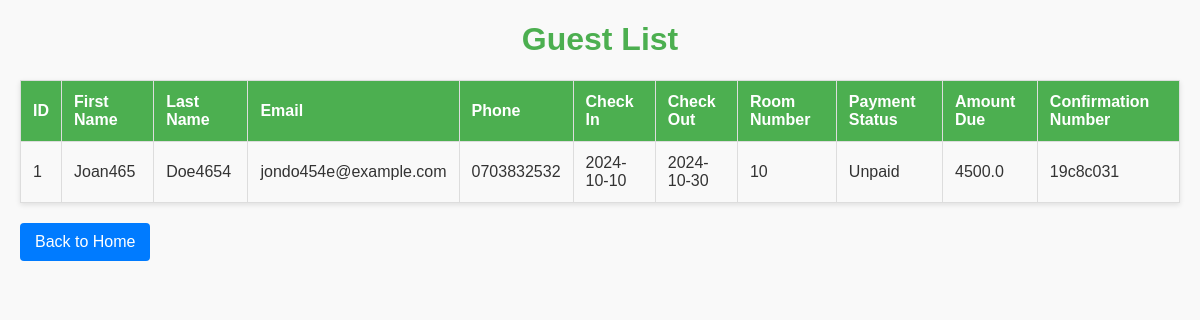
Page /guests on the earlier database version.
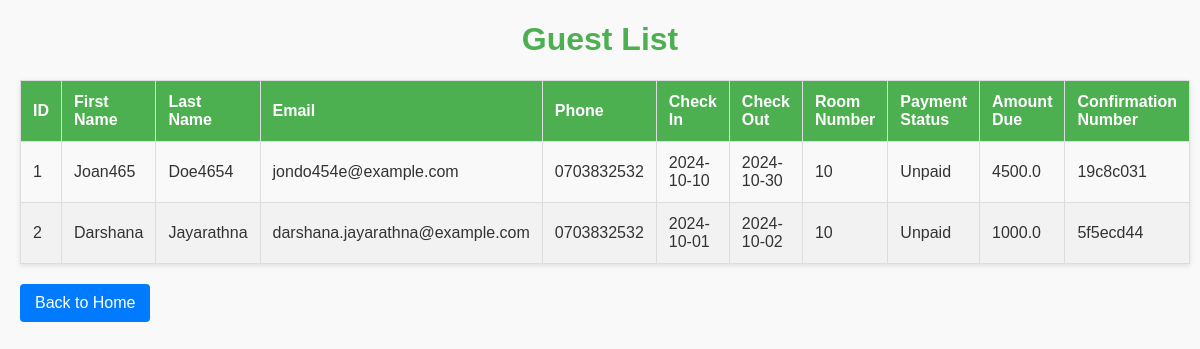
Same page on the later database version.
### app/models.py (models this page shows, shortened)
class Guest(db.Model):
    id = db.Column(db.Integer, primary_key=True)
    first_name = db.Column(db.String(50), nullable=False)
    last_name = db.Column(db.String(50), nullable=False)
    email = db.Column(db.String(120), nullable=False, unique=True)
    phone = db.Column(db.String(20), nullable=False)
    check_in = db.Column(db.Date, nullable=False)
    check_out = db.Column(db.Date, nullable=False)
    room_number = db.Column(db.String(10), nullable=False)  # Column for room number
    payment_status = db.Column(db.String(10), nullable=False, default="Unpaid")  # Payment status
    amount_due = db.Column(db.Float, nullable=False)  # Amount due
    confirmation_number = db.Column(db.String(20), nullable=False, unique=True)  # Unique confirmation number

### app/routes.py (the view)
    @app.route('/guests', methods=['GET'])
    def get_guests():
        guests = Guest.query.all()  # Query all guests from the database
        return render_template('guest_table.html', guests=guests)

### app/templates/guest_table.html (shortened to what this page needs)
<!DOCTYPE html>
<html lang="en">
<head>
    <link rel="stylesheet" href="{{ url_for('static', filename='guest_styles.css') }}">
</head>
<body>
    <h1>Guest List</h1>
    <table>
        <thead>
            <tr>
                <th>ID</th>
                <th>First Name</th>
                <th>Last Name</th>
                <th>Email</th>
                <th>Phone</th>
                <th>Check In</th>
                <th>Check Out</th>
                <th>Room Number</th>
                <th>Payment Status</th>
                <th>Amount Due</th>
                <th>Confirmation Number</th>
            </tr>
        </thead>
        <tbody>
            {% for guest in guests %}
            <tr>
                <td>{{ guest.id }}</td>
                <td>{{ guest.first_name }}</td>
                <td>{{ guest.last_name }}</td>
                <td>{{ guest.email }}</td>
                <td>{{ guest.phone }}</td>
                <td>{{ guest.check_in }}</td>
                <td>{{ guest.check_out }}</td>
                <td>{{ guest.room_number }}</td>
                <td>{{ guest.payment_status }}</td>
                <td>{{ guest.amount_due }}</td>
                <td>{{ guest.confirmation_number }}</td>
            </tr>
            {% endfor %}
        </tbody>
    </table>
    <a href="{{ url_for('index') }}">Back to Home</a>
</body>
</html>

### app/static/guest_styles.css (style rules this page uses)
body { font-family: Arial, sans-serif; background-color: #f9f9f9; color: #333; margin: 20px; }
h1 { text-align: center; color: #4CAF50; }
table { width: 100%; border-collapse: collapse; margin-top: 20px; box-shadow: 0 2px 5px rgba(0, 0, 0, 0.1); }
th, td { padding: 12px; text-align: left; border: 1px solid #ddd; }
thead { background-color: #4CAF50; color: white; }
tbody tr:nth-child(even) { background-color: #f2f2f2; }
a { display: inline-block; margin-top: 20px; padding: 10px 15px; background-color: #007bff; color: white; text-decoration: none; border-radius: 4px; text-align: center; }

Differences in the rows shown:
added Guest: id "2", first_name "Darshana", last_name "Jayarathna", email "darshana.jayarathna@example.com", phone "0703832532", check_in "2024-10-01", check_out "2024-10-02", room_number "10", payment_status "Unpaid", amount_due "1000.0", confirmation_number "5f5ecd44"
